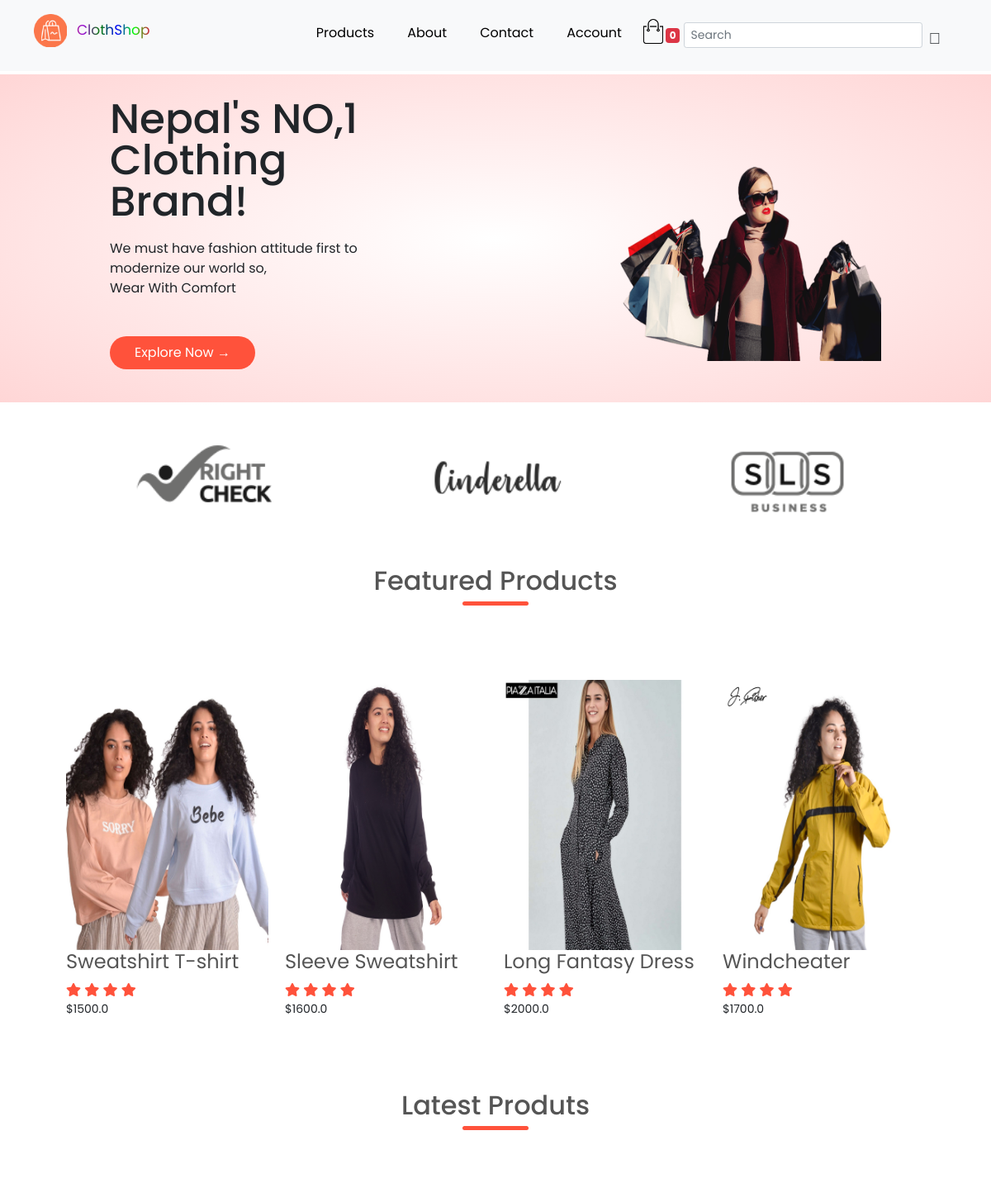
The app's page / (upper part), older data.
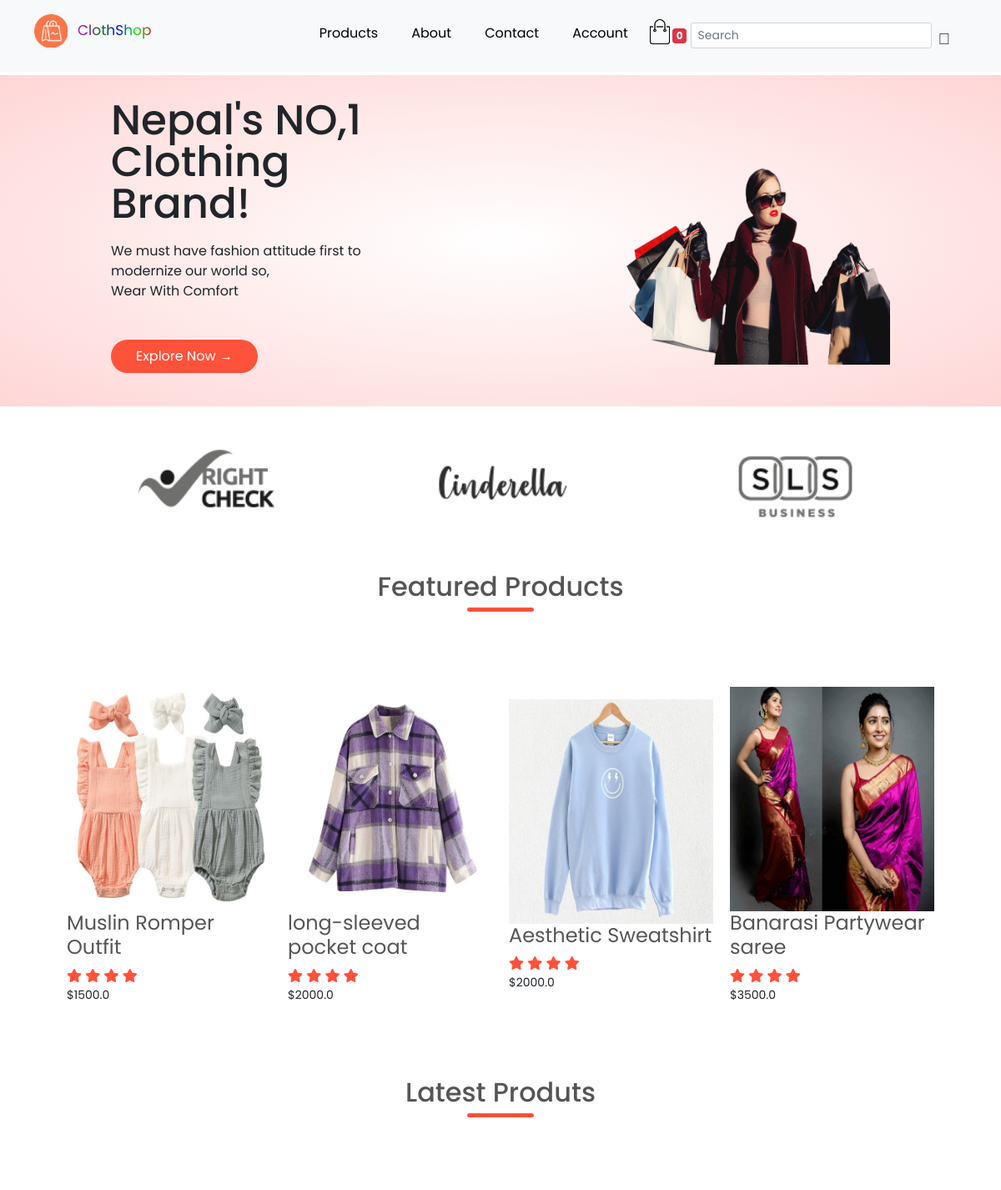
The same page, newer data.
### store/models.py (models this page shows, shortened)
class Product(models.Model):
    title = models.CharField(max_length=100)
    price = models.FloatField()
    discount_price = models.FloatField(blank=True, null=True)
    category = models.ForeignKey(Category, on_delete=models.CASCADE)
    description = models.TextField()
    created = models.DateTimeField(auto_now_add=True)
    image = models.ImageField(upload_to='uploads/products/', blank=True)
    is_featured = models.BooleanField(default=False)
    is_latest = models.BooleanField(default=False)
    is_exclusive = models.BooleanField(default=False)

### store/views/home.py (the view)
# urls.py: path('', index, name="homepage"),
def index(request):
    latest = Product.objects.filter(is_latest=True)[:8]
    exclusive = Product.objects.get(is_exclusive=True)
    featured = Product.objects.filter(is_featured=True)[:8]
    data = {
        'latest': latest,
        'exclusive': exclusive,
        'featured': featured,
    }
    return render(request, "landing_page.html", data)

### templates/landing_page.html (shortened to what this page needs)
{% extends 'base.html' %}
{% load static %}
{% block content %}
<div class="header">
    <div class="container" style="margin-bottom: -22px;">
        <div class="row">
            <div class="col-2">
                <h1>Nepal's NO,1 Clothing Brand!</h1>
                <p>We must have fashion attitude first to modernize our world so,<br>Wear With Comfort</p>
                <a href=""class="b1">Explore Now &#8594 </a>
            </div>
            <div class="col-2">
                <img src="{% static 'images/cover.png' %}">
            </div>
        </div>
    </div>
</div>
   <div class="brand mt-5">
      <div class="small-container">
        <div class="row">
            <div class="col-3">
                <img src="{%static 'images/brand/1.png'%}">
            </div>
            <div class="col-3">
             <img src="{%static 'images/brand/2.png'%}">
            </div>
            <div class="col-3">
                <img src="{%static 'images/brand/3.png'%}">
            </div>
        </div>
      </div>
   </div>
  <div class="small-container">
      <h2 class="title">Featured Products</h2>
      <div class="row">
        {%for f in featured%}
        <div class="col-4">
            <a href="{% url 'store:product-detail' f.id %}">  <img src="{{f.image.url}}"></a>
            <a href="{% url 'store:product-detail' f.id %}">  <h4>{{f.title}}</h4> </a>
            <div class="rating">
                <i class="fa fa-star"></i>
                <i class="fa fa-star"></i>
                <i class="fa fa-star"></i>
                <i class="fa fa-star"></i>
            </div>
            <p>${{f.price}}</p>
        </div>
          {%endfor%}
      </div>
      <h2 class="title">Latest Produts</h2>
      <div class="row">
      {%for l in latest %}
      <div class="col-4">
      </div>
          {% endfor%}
    </div>
  </div>
{% endblock content %}

### templates/base.html (shortened to what this page needs)
<!doctype html>
{%load static %}
<html lang="en">
<head>
    <link rel="stylesheet" href="https://stackpath.bootstrapcdn.com/bootstrap/4.3.1/css/bootstrap.min.css"
>
    <link rel="stylesheet" href="https://pro.fontawesome.com/releases/v5.10.0/css/all.css"
/>
    <link rel="stylesheet" href="{% static 'css/style.css'%}">
</head>
<body>
{% include "navbar.html" %}
{%block content%}
{%endblock%}
</body>
</html>

### templates/navbar.html (shortened to what this page needs)
{%load static %}
<nav class="navbar navbar-expand-lg navbar-light bg-light py-3 fixed-top">
  <div class="container">
    <div class="logo">
      <a href="{%url 'homepage'%}"> <img src ="{%static 'images/logo.png'%}" width ='40' > </a>
                <p>ClothShop</p>
    </div>
    <div class="collapse navbar-collapse" id="navbarSupportedContent">
      <ul class="navbar-nav ml-auto" style="padding-top: 2px;margin-top: 10px;">
        <li class="nav-item">
          <a class="nav-link" href="{%url 'store:products'%}?query=products">Products</a>
        </li>
        <li class="nav-item">
          <a class="nav-link" href="#">About</a>
        </li>
        <li class="nav-item">
          <a class="nav-link" href="#">Contact</a>
        </li>
        {% if request.session.user_id%}
        <li class="nav-item">
          <a class="nav-link" href="{%url 'profile' request.session.user_id %}">You are : {{request.session.username}}</a>
        </li>
        {% else %}
        <li class="nav-item">
          <a class="nav-link" href="{%url 'login' %}">Account</a>
        </li>
        {% endif %}
        <li class="nav-item">
          <a href="{% url 'store:cart' %}"><img id="cart-img" src="{%static 'images/cart.png'%}" height="30" width = "30" ></a>
          <span class="badge " style="    margin: 0px 0px 0px -23px;background:#dc3545;; color:white">{{request.session.cart.keys|length}}</span>
        </li>
        <li class="nav-item" style="margin: -3px 0px;">
        <form class="d-flex" action="{%url 'store:products' %}" style="margin-bottom: 5px;">
        <input class="form-control form-control-sm" type="search" name="item_name" style="margin-top: 2px;" placeholder="Search" aria-label="Search">
        <button class="btn btn-light"style="padding-left: 0px; margin-top: 2PX;" type="submit"><i class="fal fa-search"></i></button>
      </form>
        </li>
    </div>
  </div>
</nav>

### templates/footer.html (shortened to what this page needs)
{% load static %}

### static/css/style.css (style rules this page uses)
* { margin: 0; padding: 0; box-sizing: border-box; }
body { font-family: 'Poppins', sans-serif; }
.logo { margin-top: -13px; display:flex; align-items: center; }
.logo p { font-size: 17px; padding-top: 17px; padding-left: 12px; background-image: linear-gradient(to left, crimson, lime, blue, green, darkviolet, indianred); -webkit-background-clip: text; color: transparent; }
.navbar { font-size: 16px; }
.navbar-light .navbar-nav .nav-link { padding: 0 20px; color: black; transition: 0.3s ease; }
.navbar i { font-size:1.2rem; padding:0 7px; cursor:pointer; font-weight: 500; transition:0.3s ease; }
#cart-img { margin:-5px 23px 5px 3px; }
.container { max-width: 1300px; margin: auto; padding-left: 25px; padding-right: 25px; }
.row { display: flex; align-items: center; flex-wrap: wrap; justify-content: space-around; }
.col-2 { flex-basis: 50%; min-width: 374px; }
.col-2 img { max-width: 100%; padding: 50px 0; }
.col-2 h1 { font-size: 50px; line-height: 50px; margin: 20px 0; }
.b1 { display: inline-block; background: #ff523b; color: #fff; padding: 8px 30px; margin: 30px 0; border-radius: 30px; transition: background 0.5s; }
.header { background: radial-gradient(#fff,#ffd6d6); }
.header .row { margin-top: 90px; }
.col-3 { flex-basis: 30%; min-width: 250px; margin-bottom: 30px; }
.col-3 img { width: 100%; }
.small-container { max-width: 1080px; margin: auto; padding-left: 25px; padding-right: 25px; }
.col-4 { flex-basis: 25%; padding: 10px; min-width: 200px; margin-bottom: 50px; transition: transform 0.5s; }
.col-4 img { width: 100%; }
.title { text-align: center; margin: 0 auto 80px; position: relative; line-height: 60px; color: #555; }
.title::after { content: ''; background: #ff523b; width: 80px; height: 5px; border-radius: 5px; position: absolute; bottom: 0; left: 50%; transform: translateX(-50%); }
h4 { color: #555; font-weight: normal; }
.col-4 p { font-size: 14px; }
.rating .fa { color: #ff523b; }
form input { width: 100px; height: 30px; margin: 10px 0; padding: 0 10px; border: 1px solid #acc; }

Row changes from the older to the newer data that the page shows:
removed Product: image (picture), title "Sweatshirt T-shirt", price "1500.0", shown under "Featured Products"
removed Product: image (picture), title "Sleeve Sweatshirt", price "1600.0", shown under "Featured Products"
removed Product: image (picture), title "Long Fantasy Dress", price "2000.0", shown under "Featured Products"
removed Product: image (picture), title "Windcheater", price "1700.0", shown under "Featured Products"
added Product: image (picture), title "Muslin Romper Outfit", price "1500.0", shown under "Featured Products"
added Product: image (picture), title "long-sleeved pocket coat", price "2000.0", shown under "Featured Products"
added Product: image (picture), title "Aesthetic Sweatshirt", price "2000.0", shown under "Featured Products"
added Product: image (picture), title "Banarasi Partywear saree", price "3500.0", shown under "Featured Products"
